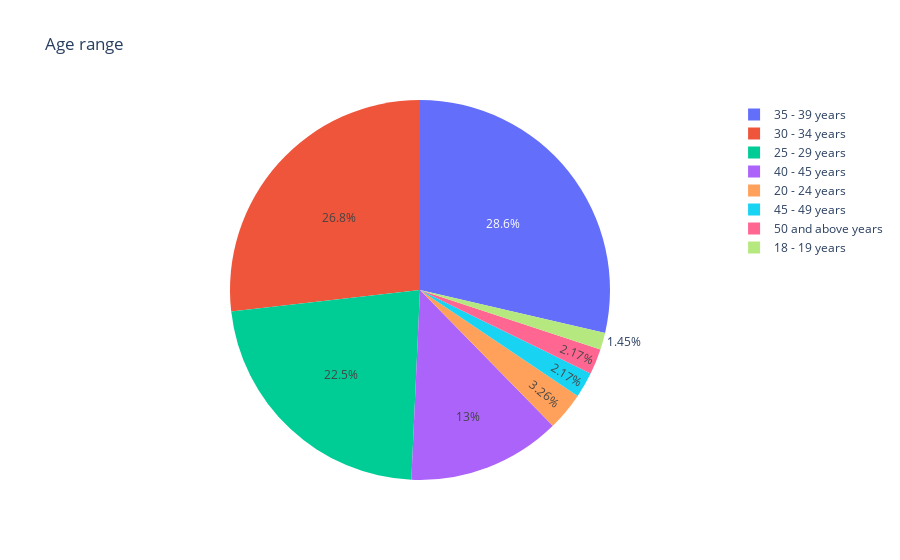

The code cell stored with this chart in its notebook:
### Code cell
fig = px.pie(age_range_df, values='count', names='age_range', title='Age range')
fig.show()

### Figure 1 — Plotly figure (JSON) as saved in the notebook; plotly's stock layout.template omitted (floating-point values rounded to 4 significant figures)
{"data": [{"domain": {"x": [0, 1], "y": [0, 1]}, "hovertemplate": "age_range=%{label}<br>count=%{value}<extra></extra>", "labels": ["18 - 19 years", "20 - 24 years", "25 - 29 years", "30 - 34 years", "35 - 39 years", "40 - 45 years", "45 - 49 years", "50 and above years"], "legendgroup": "", "name": "", "showlegend": true, "values": [4, 9, 62, 74, 79, 36, 6, 6], "type": "pie"}], "layout": {"legend": {"tracegroupgap": 0}, "title": {"text": "Age range"}}}
